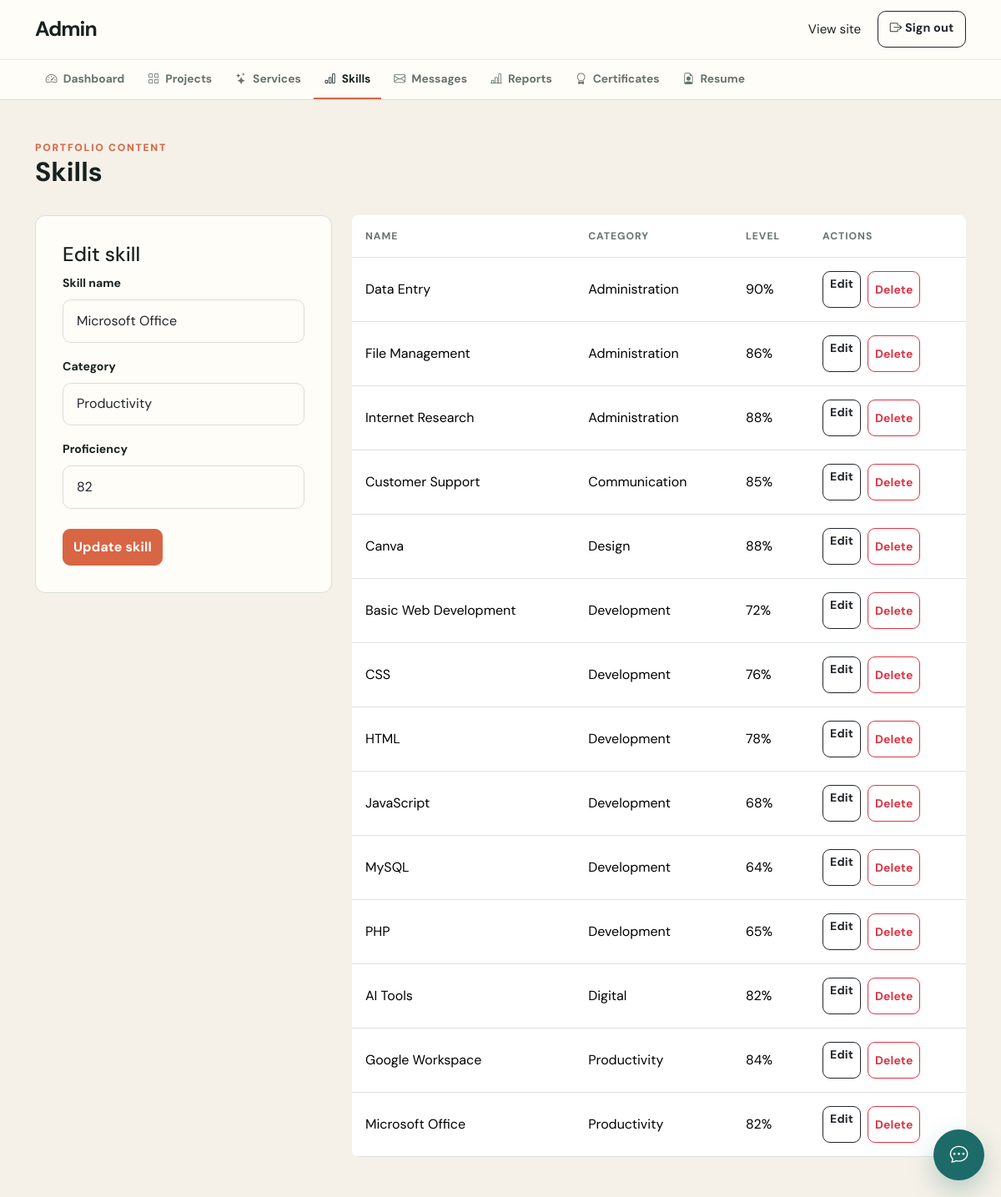
/admin/skills.php?edit=1 (signed in), run on the app's committed database.
### tables this page shows
CREATE TABLE IF NOT EXISTS skills (id INT UNSIGNED AUTO_INCREMENT PRIMARY KEY, name VARCHAR(100) NOT NULL, category VARCHAR(100) NOT NULL, proficiency TINYINT UNSIGNED NOT NULL DEFAULT 70, created_at TIMESTAMP DEFAULT CURRENT_TIMESTAMP);

### includes/functions.php (called while the page is built, shortened)
<?php
function e($value): string
{
    return htmlspecialchars((string) $value, ENT_QUOTES, 'UTF-8');
}

### admin/skills.php (the view, shortened to what this page needs)
<?php
require_once __DIR__ . '/../config/database.php';
require_once __DIR__ . '/../includes/functions.php';
$editSkill = null;
if (isset($_GET['edit'])) {
    $statement = $pdo->prepare('SELECT * FROM skills WHERE id = ?');
    $statement->execute([(int) $_GET['edit']]);
    $editSkill = $statement->fetch();
}
$skills = $pdo->query(
    'SELECT * FROM skills ORDER BY category, name'
)->fetchAll();
require __DIR__ . '/includes/header.php';
?>
<div class="admin-page-header mb-4">
    <div>
        <div class="section-kicker">Portfolio content</div>
        <h1 class="h2 fw-bold">Skills</h1>
    </div>
</div>
<div class="row g-4">
    <div class="col-lg-4">
        <section class="soft-panel">
            <h2 class="h4">
                <?= $editSkill ? 'Edit' : 'Add' ?> skill
            </h2>
            <form method="post">
                <div class="mb-3">
                    <label class="form-label" for="name">Skill name</label>
                    <input
                        class="form-control"
                        id="name"
                        name="name"
                        value="<?= e($editSkill['name'] ?? '') ?>"
                        required
                    >
                </div>
                <div class="mb-3">
                    <label class="form-label" for="category">Category</label>
                    <input
                        class="form-control"
                        id="category"
                        name="category"
                        value="<?= e($editSkill['category'] ?? '') ?>"
                        required
                    >
                </div>
                <div class="mb-4">
                    <label class="form-label" for="proficiency">Proficiency</label>
                    <input
                        class="form-control"
                        id="proficiency"
                        type="number"
                        name="proficiency"
                        min="0"
                        max="100"
                        value="<?= e($editSkill['proficiency'] ?? '') ?>"
                        required
                    >
                </div>
                <button class="btn btn-primary" type="submit">
                    <?= $editSkill ? 'Update' : 'Add' ?> skill
                </button>
            </form>
        </section>
    </div>
    <div class="col-lg-8">
        <div class="table-responsive bg-white rounded-3">
            <table class="table admin-table">
                <thead>
                    <tr>
                        <th scope="col">Name</th>
                        <th scope="col">Category</th>
                        <th scope="col">Level</th>
                        <th scope="col">Actions</th>
                    </tr>
                </thead>
                <tbody>
                    <?php foreach ($skills as $skill): ?>
                        <tr>
                            <td><?= e($skill['name']) ?></td>
                            <td><?= e($skill['category']) ?></td>
                            <td><?= (int) $skill['proficiency'] ?>%</td>
                            <td>
                                <div class="d-flex flex-wrap gap-2">
                                    <a
                                        href="?edit=<?= (int) $skill['id'] ?>"
                                        class="btn btn-sm btn-outline-dark"
                                    >
                                        Edit
                                    </a>
                                    <form method="post">
                                        <button
                                            class="btn btn-sm btn-outline-danger"
                                            name="delete"
                                            type="submit"
                                            data-confirm="Delete this skill?"
                                        >
                                            Delete
                                        </button>
                                    </form>
                                </div>
                            </td>
                        </tr>
                    <?php endforeach; ?>
                </tbody>
            </table>
        </div>
    </div>
</div>
<?php require __DIR__ . '/includes/footer.php'; ?>

### assets/css/style.css (style rules this page uses)
:root { --ink: #17221f; --muted: #66736d; --cream: #f5f1e8; --paper: #fffdf8; --accent: #d86543; --accent-dark: #b94f32; --teal: #1c6b68; --teal-soft: #e5f0ec; --line: #d9ded7; --shadow: 0 14px 34px rgba(23, 34, 31, .07); --shadow-soft: 0 4px 18px rgba(23, 34, 31, .035); --radius: 12px; }
* { box-sizing: border-box; }
html { scroll-behavior: smooth; }
body { margin: 0; color: var(--ink); background: var(--cream); font-family: 'DM Sans', ui-sans-serif, system-ui, sans-serif; line-height: 1.55; overflow-x: hidden; }
a { color: inherit; }
.nav-link, .btn, .social-links a, .service-card, .project-card, .skill-card { transition: color .2s ease, background-color .2s ease, border-color .2s ease, transform .2s ease, box-shadow .2s ease; }
.btn { min-height: 44px; border-radius: 9px; font-weight: 700; letter-spacing: .01em; }
.btn-primary { background: var(--accent); border-color: var(--accent); }
.eyebrow, .section-kicker { color: var(--teal); font-size: .76rem; font-weight: 800; letter-spacing: .14em; text-transform: uppercase; }
.section-kicker { color: var(--accent); }
section { padding: 4.5rem 0; }
.soft-panel, .service-card, .project-card, .timeline-card, .certificate-card, .skill-card { background: var(--paper); border: 1px solid var(--line); border-radius: var(--radius); box-shadow: var(--shadow-soft); }
.soft-panel { box-shadow: none; }
h1, h2, h3, h4, h5, h6, .section-title, .display-title, .resume-name { font-family: 'DM Sans', ui-sans-serif, system-ui, sans-serif; }
.soft-panel { padding: 2rem; }
.form-control, .form-select { min-height: 48px; padding: .8rem 1rem; border: 1px solid var(--line); border-radius: 10px; background: var(--paper); transition: border-color .2s ease, box-shadow .2s ease, background-color .2s ease; }
.form-label { color: var(--ink); font-size: .88rem; font-weight: 700; }
.form-control::placeholder { color: #99a39e; }
.admin-page-header { display: flex; align-items: end; justify-content: space-between; gap: 1.5rem; }
.admin-page-header { display: flex; align-items: flex-end; justify-content: space-between; gap: 2rem; }
.admin-table { min-width: 640px; margin-bottom: 0; }
.admin-table th { color: var(--muted); font-size: .76rem; letter-spacing: .08em; text-transform: uppercase; }
.admin-table td, .admin-table th { padding: 1rem; vertical-align: middle; }
.admin-table tbody tr { transition: background-color .2s ease; }

### data on the page
skills: name "Microsoft Office", category "Productivity", proficiency "82"
skills: name "Data Entry", category "Administration", proficiency "90"
skills: name "File Management", category "Administration", proficiency "86"
skills: name "Internet Research", category "Administration", proficiency "88"
skills: name "Customer Support", category "Communication", proficiency "85"
skills: name "Canva", category "Design", proficiency "88"
skills: name "Basic Web Development", category "Development", proficiency "72"
skills: name "CSS", category "Development", proficiency "76"
skills: name "HTML", category "Development", proficiency "78"
skills: name "JavaScript", category "Development", proficiency "68"
skills: name "MySQL", category "Development", proficiency "64"
skills: name "PHP", category "Development", proficiency "65"
skills: name "AI Tools", category "Digital", proficiency "82"
skills: name "Google Workspace", category "Productivity", proficiency "84"

### other printed values
$navigationItem['label'] "Dashboard"
$navigationItem['label'] "Projects"
$navigationItem['label'] "Services"
$navigationItem['label'] "Skills"
$navigationItem['label'] "Messages"
$navigationItem['label'] "Reports"
$navigationItem['label'] "Certificates"
$navigationItem['label'] "Resume"
